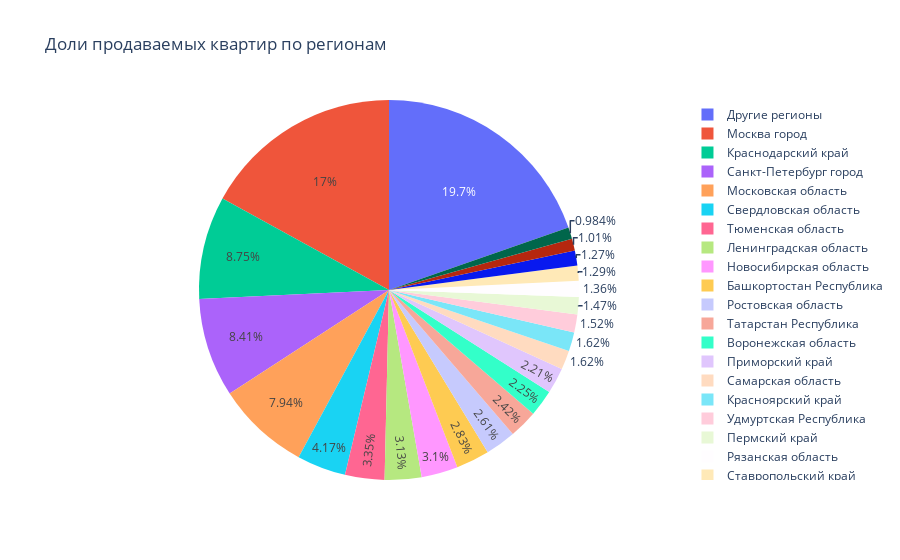

Here is the notebook cell this chart was saved with:
### Code cell
grouped_flat = df3.groupby('developer.regRegionDesc').agg({'objFlatCnt' : 'sum'}).reset_index()
#grouped_flat.loc[grouped_flat['objFlatCnt'] < 20000, 'developer.regRegionDesc'] = 'Другие регионы'
plt_flat = PlotterRound(grouped_flat, 20000, 'objFlatCnt', 'developer.regRegionDesc', 'Доли продаваемых квартир по регионам')
plt_flat.round_px()

### Figure 1 — Plotly figure (JSON) as saved in the notebook; plotly's stock layout.template omitted (floating-point values rounded to 4 significant figures)
{"data": [{"domain": {"x": [0, 1], "y": [0, 1]}, "hovertemplate": "developer.regRegionDesc=%{label}<br>objFlatCnt=%{value}<extra></extra>", "labels": ["Другие регионы", "Другие регионы", "Другие регионы", "Другие регионы", "Другие регионы", "Другие регионы", "Башкортостан Республика", "Другие регионы", "Другие регионы", "Другие регионы", "Другие регионы", "Другие регионы", "Другие регионы", "Воронежская область", "Другие регионы", "Другие регионы", "Другие регионы", "Другие регионы", "Другие регионы", "Другие регионы", "Другие регионы", "Другие регионы", "Калининградская область", "Другие регионы", "Другие регионы", "Другие регионы", "Другие регионы", "Другие регионы", "Другие регионы", "Другие регионы", "Другие регионы", "Другие регионы", "Краснодарский край", "Красноярский край", "Другие регионы", "Другие регионы", "Другие регионы", "Ленинградская область", "Другие регионы", "Другие регионы", "Другие регионы", "Другие регионы", "Москва город", "Московская область", "Другие регионы", "Другие регионы", "Другие регионы", "Другие регионы", "Новосибирская область", "Другие регионы", "Другие регионы", "Другие регионы", "Пензенская область", "Пермский край", "Приморский край", "Другие регионы", "Ростовская область", "Рязанская область", "Самарская область", "Санкт-Петербург город", "Другие регионы", "Другие регионы", "Другие регионы", "Свердловская область", "Другие регионы", "Другие регионы", "Другие регионы", "Ставропольский край", "Другие регионы", "Татарстан Республика", "Другие регионы", "Другие регионы", "Другие регионы", "Другие регионы", "Тюменская область", "Удмуртская Республика", "Другие регионы", "Другие регионы", "Другие регионы", "Другие регионы", "Челябинская область", "Другие регионы", "Другие регионы", "Другие регионы", "Другие регионы"], "legendgroup": "", "name": "", "showlegend": true, "type": "pie", "values": [5089, 772, 17822, 5228, 13225, 11630, 61468, 4876, 6615, 5758, 11226, 18800, 12262, 48922, 8341, 230, 71, 2046, 6407, 376, 15866, 4568, 21896, 840, 6934, 1906, 1820, 3342, 9928, 7150, 1540, 3377, 190016, 35210, 18911, 5472, 2710, 67940, 6671, 1073, 4213, 3742, 369197, 172386, 100, 192, 18872, 1268, 67358, 9754, 9287, 5783, 21372, 31926, 47878, 4662, 56622, 29625, 35234, 182686, 12282, 8723, 8136, 90505, 1450, 4506, 7219, 27956, 4459, 52478, 7737, 3077, 15521, 2043, 72717, 33092, 7371, 15800, 6460, 6771, 27481, 7973, 13287, 2023, 11559]}], "layout": {"legend": {"tracegroupgap": 0}, "title": {"text": "Доли продаваемых квартир по регионам"}}}
